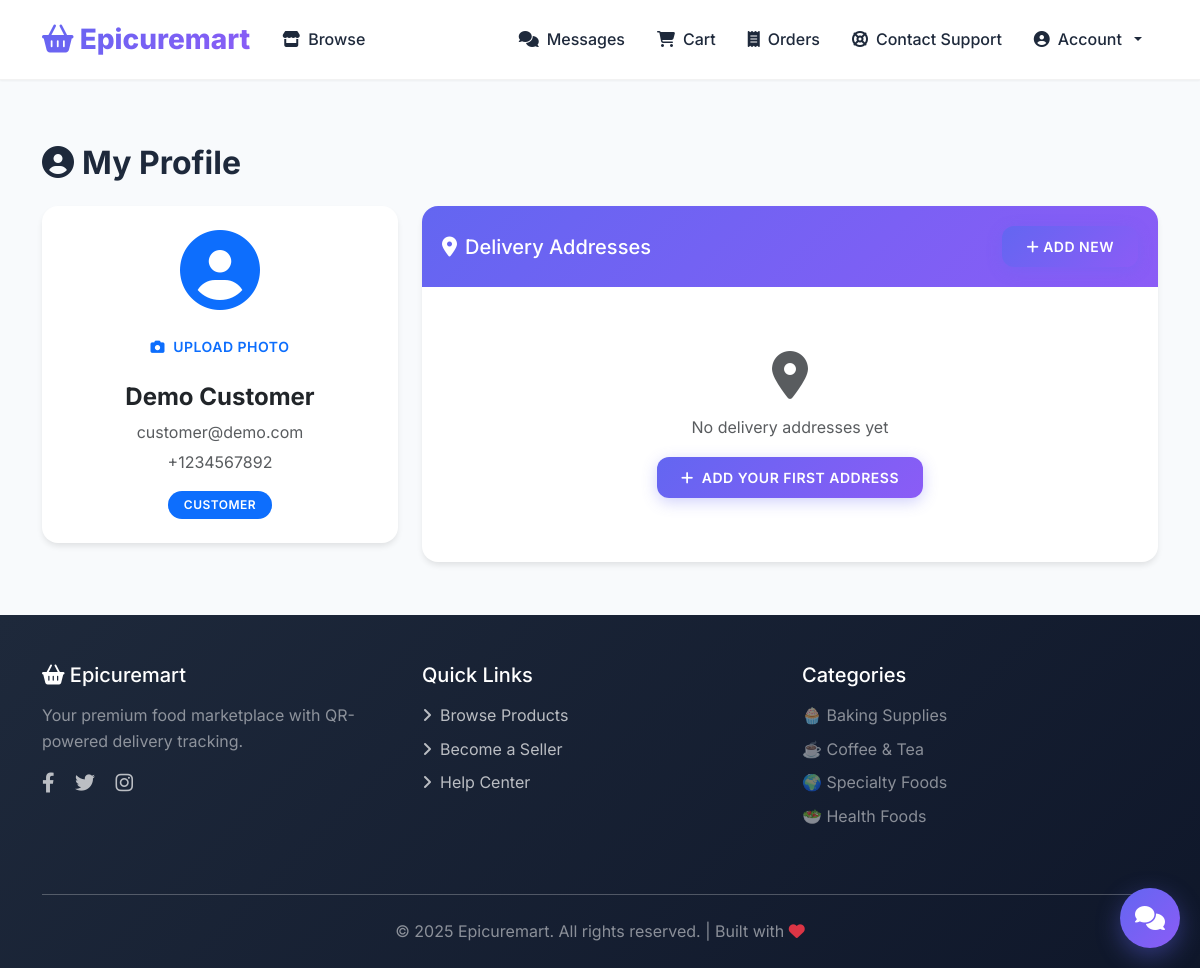
/customer/profile (signed in), run on the app's committed database.
### app.py (models this page shows, shortened)
class User(db.Model):
    __tablename__ = 'users'
    id = db.Column(db.Integer, primary_key=True)
    email = db.Column(db.String(120), unique=True, nullable=False)
    password_hash = db.Column(db.String(255), nullable=False)
    role = db.Column(db.Enum('admin', 'seller', 'customer', 'courier', 'rider'), nullable=False)
    is_verified = db.Column(db.Boolean, default=False)
    verification_code = db.Column(db.String(10))  # Email verification code
    verification_code_expires = db.Column(db.DateTime)  # Verification code expiry
    is_approved = db.Column(db.Boolean, default=True)  # Admin approval for sellers/couriers/riders
    is_suspended = db.Column(db.Boolean, default=False)  # Account suspension
    suspension_reason = db.Column(db.Text)  # Reason for suspension
    full_name = db.Column(db.String(100))
    first_name = db.Column(db.String(50))
    middle_name = db.Column(db.String(50))
    last_name = db.Column(db.String(50))
    phone = db.Column(db.String(20))
    id_document = db.Column(db.String(255))  # File path for uploaded ID
    business_permit = db.Column(db.String(255))  # Business permit for sellers
    drivers_license = db.Column(db.String(255))  # Driver's license for riders/couriers
    or_cr = db.Column(db.String(255))  # OR/CR for riders/couriers
    plate_number = db.Column(db.String(50))  # Plate number for riders/couriers
    vehicle_type = db.Column(db.String(50))  # Vehicle type for riders/couriers
    profile_picture = db.Column(db.String(255))  # Profile picture/business icon
    is_support_agent = db.Column(db.Boolean, default=False)  # Support agent flag
    last_activity = db.Column(db.DateTime)  # Last activity timestamp for online status
    created_at = db.Column(db.DateTime, default=datetime.utcnow)
    shop = db.relationship('Shop', backref='owner', uselist=False, cascade='all, delete-orphan')
    addresses = db.relationship('Address', backref='user', cascade='all, delete-orphan')
    orders = db.relationship('Order', backref='customer', foreign_keys='Order.customer_id')
    cart_items = db.relationship('CartItem', backref='user', cascade='all, delete-orphan')

### app.py (the view)
@app.route('/customer/profile')
@login_required
@role_required('customer')
def customer_profile():
    user = User.query.get(session['user_id'])
    addresses = Address.query.filter_by(user_id=session['user_id']).all()
    return render_template('customer_profile.html', current_user=user, addresses=addresses)

### app.py (called while the page is built)
def login_required(f):
    @wraps(f)
    def decorated_function(*args, **kwargs):
        if 'user_id' not in session:
            flash('Please log in to access this page.', 'warning')
            return redirect(url_for('login'))
        return f(*args, **kwargs)
    return decorated_function

def role_required(*roles):
    def decorator(f):
        @wraps(f)
        def decorated_function(*args, **kwargs):
            if 'user_id' not in session:
                flash('Please log in to access this page.', 'warning')
                return redirect(url_for('login'))
            user = User.query.get(session['user_id'])
            if user.role not in roles:
                flash('You do not have permission to access this page.', 'danger')
                return redirect(url_for('index'))
            if not user.is_approved and user.role in ['seller', 'courier', 'rider']:
                flash('Your account is pending approval.', 'warning')
                return redirect(url_for('pending_approval'))
            return f(*args, **kwargs)
        return decorated_function
    return decorator

@app.context_processor
def inject_cart_and_messages():
    cart_count = 0
    unread_messages = 0
    if 'user_id' in session:
        user_id = session['user_id']
        cart_count = CartItem.query.filter_by(user_id=user_id).count()
        unread_messages = Message.query.join(Conversation).filter(
            db.or_(
                db.and_(Conversation.user1_id == user_id, Message.sender_id != user_id),
                db.and_(Conversation.user2_id == user_id, Message.sender_id != user_id)
            ),
            Message.is_read == False
        ).count()
    return dict(cart_count=cart_count, unread_messages=unread_messages)

### templates/customer_profile.html (shortened to what this page needs)
{% extends "base.html" %}
{% block content %}
<div class="container">
    <h2 class="fw-bold mb-4">
        <i class="fas fa-user-circle me-2"></i>My Profile
    </h2>
    <div class="row">
        <div class="col-lg-4 mb-4">
            <div class="card">
                <div class="card-body text-center p-4">
                    <div class="mb-3 position-relative d-inline-block">
                        {% if current_user.profile_picture %}
                        <img src="{{ url_for('static', filename='uploads/' + current_user.profile_picture) }}"
                             class="rounded-circle"
                             style="width: 150px; height: 150px; object-fit: cover; border: 3px solid #6366f1;"
                             alt="Profile Picture">
                        {% else %}
                        <i class="fas fa-user-circle fa-5x text-primary"></i>
                        {% endif %}
                    </div>
                    <div class="mb-3">
                        <button class="btn btn-sm btn-outline-primary" data-bs-toggle="modal" data-bs-target="#uploadProfilePictureModal">
                            <i class="fas fa-camera me-1"></i>
                            {% if current_user.profile_picture %}Change{% else %}Upload{% endif %} Photo
                        </button>
                    </div>
                    <h4 class="fw-bold mb-2">{{ current_user.full_name }}</h4>
                    <p class="text-muted mb-1">{{ current_user.email }}</p>
                    <p class="text-muted mb-3">{{ current_user.phone }}</p>
                    <span class="badge bg-primary">{{ current_user.role|capitalize }}</span>
                </div>
            </div>
        </div>
        <div class="col-lg-8">
            <div class="card">
                <div class="card-header d-flex justify-content-between align-items-center">
                    <h5 class="mb-0">
                        <i class="fas fa-map-marker-alt me-2"></i>Delivery Addresses
                    </h5>
                    <button class="btn btn-primary btn-sm" data-bs-toggle="modal" data-bs-target="#addAddressModal">
                        <i class="fas fa-plus me-1"></i>Add New
                    </button>
                </div>
                <div class="card-body">
                    {% if addresses %}
                        <div class="row">
                            {% for address in addresses %}
                            <div class="col-md-6 mb-3">
                                <div class="card h-100 border">
                                    <div class="card-body">
                                        <div class="d-flex justify-content-between align-items-start mb-2">
                                            <h6 class="fw-bold mb-0">
                                                <i class="fas fa-home me-2 text-primary"></i>{{ address.label }}
                                            </h6>
                                            {% if address.is_default %}
                                            <span class="badge bg-success">Default</span>
                                            {% endif %}
                                        </div>
                                        <p class="text-muted small mb-1">{{ address.full_address }}</p>
                                        <p class="text-muted small mb-3">{{ address.city }}, {{ address.postal_code }}</p>
                                        <div class="d-flex gap-2">
                                            {% if not address.is_default %}
                                            <form method="POST" action="{{ url_for('set_default_address', address_id=address.id) }}" class="flex-grow-1">
                                                <button type="submit" class="btn btn-sm btn-outline-primary w-100">
                                                    <i class="fas fa-star me-1"></i>Set Default
                                                </button>
                                            </form>
                                            {% endif %}
                                            <form method="POST" action="{{ url_for('delete_address', address_id=address.id) }}"
                                                  onsubmit="return confirm('Delete this address?');">
                                                <button type="submit" class="btn btn-sm btn-outline-danger">
                                                    <i class="fas fa-trash"></i>
                                                </button>
                                            </form>
                                        </div>
                                    </div>
                                </div>
                            </div>
                            {% endfor %}
                        </div>
                    {% else %}
                        <div class="text-center p-5">
                            <i class="fas fa-map-marker-alt fa-3x text-muted mb-3"></i>
                            <p class="text-muted mb-3">No delivery addresses yet</p>
                            <button class="btn btn-primary" data-bs-toggle="modal" data-bs-target="#addAddressModal">
                                <i class="fas fa-plus me-2"></i>Add Your First Address
                            </button>
                        </div>
                    {% endif %}
                </div>
            </div>
        </div>
    </div>
</div>
{% endblock %}

### templates/base.html (style rules this page uses)
:root { --primary: #6366f1; --primary-dark: #4f46e5; --secondary: #8b5cf6; --success: #10b981; --danger: #ef4444; --warning: #f59e0b; --info: #06b6d4; --dark: #1e293b; --light: #f8fafc; --gradient-primary: linear-gradient(135deg, #6366f1 0%, #8b5cf6 100%); --gradient-success: linear-gradient(135deg, #10b981 0%, #059669 100%); --shadow-sm: 0 1px 2px 0 rgba(0, 0, 0, 0.05); --shadow-md: 0 4px 6px -1px rgba(0, 0, 0, 0.1); --shadow-lg: 0 10px 15px -3px rgba(0, 0, 0, 0.1); --shadow-xl: 0 20px 25px -5px rgba(0, 0, 0, 0.1); }
* { margin: 0; padding: 0; box-sizing: border-box; }
body { font-family: "Inter", -apple-system, BlinkMacSystemFont, "Segoe UI", sans-serif; min-height: 100vh; display: flex; flex-direction: column; background: var(--light); color: var(--dark); line-height: 1.6; }
.btn { font-weight: 600; padding: 0.625rem 1.5rem; border-radius: 0.75rem; transition: all 0.3s ease; border: none; text-transform: uppercase; font-size: 0.875rem; letter-spacing: 0.5px; }
.btn-primary { background: var(--gradient-primary); box-shadow: 0 4px 15px rgba(99, 102, 241, 0.3); }
.card { border: none; border-radius: 1rem; overflow: hidden; box-shadow: var(--shadow-md); transition: all 0.4s cubic-bezier(0.175, 0.885, 0.32, 1.275); background: white; }
.card-header { background: var(--gradient-primary); color: white; font-weight: 600; border: none; padding: 1.25rem; }
.badge { padding: 0.5rem 1rem; border-radius: 2rem; font-weight: 600; font-size: 0.75rem; text-transform: uppercase; letter-spacing: 0.5px; }
html { scroll-behavior: smooth; }

### templates/components/live_chat.html (style rules this page uses)
body { overflow-x: hidden; }

### data on the page
User: full_name "Demo Customer", email "customer@demo.com", phone "+1234567892", role "CUSTOMER"
